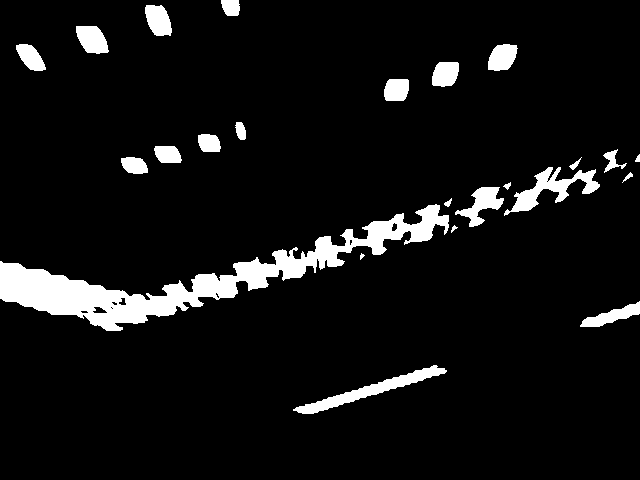
#> input picture test_img/rotary_2/bin_img2.png, 640 x 480 px, found by its file name
$ python check_rotary_3.py
#> lines starting #> are read from the running program, lines starting #| are printed output that depends on the picture; after the words box and inside, x2 and y2 are one past the last pixel; in counts of white or black regions, pixels touching at a corner belong together
#> `binary = cv2.imread(img_path, cv2.IMREAD_GRAYSCALE)`: binary: shape (480, 640); 7.2% white; 24 white regions (1 under 20 px), largest, box (x1, y1, x2, y2) and area: (0, 204, 449, 331) 12066, (293, 365, 447, 414) 1571, (504, 167, 600, 216) 1475
#!/usr/bin/env python3
#-*- coding:utf-8 -*-
import sys
import os

current_dir = os.path.dirname(os.path.abspath(__file__))
parent_dir = os.path.abspath(os.path.join(current_dir, '..'))  # drive_controller 상위 폴더
if parent_dir not in sys.path:
    sys.path.insert(0, parent_dir)

import cv2
import numpy as np

import time

def out_rotary_Img__crop_center_vertical(image, h=50):
    """
    이미지의 세로 중앙을 기준으로 위아래로 h만큼 자른 이미지를 반환합니다.

    Parameters:
        image (numpy.ndarray): 입력 이미지
        h (int): 중앙 기준 위아래로 자를 픽셀 수 (총 높이는 2*h)

    Returns:
        cropped_image (numpy.ndarray): 잘린 이미지
    """
#> called with h = 100
    height = image.shape[0]
#> height = 480
    start = max(0, height // 2 - h)
#> start = 140
    end = min(height, height // 2 + h)
#> end = 340
    return image[start:end, :]
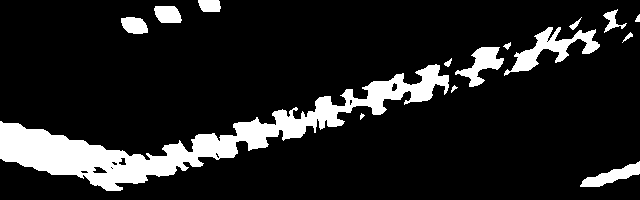
#> returned value: shape (200, 640); 12.9% white; 15 white regions (1 under 20 px), largest, box (x1, y1, x2, y2) and area: (0, 64, 449, 191) 12066, (504, 27, 600, 76) 1475, (455, 47, 504, 87) 830

def out_rotary_calculate_slope(x1, y1, x2, y2):
    if x2 - x1 == 0:
        return float('inf')  # 수직선 처리
    return (y2 - y1) / (x2 - x1)

def out_rotary_check_positive_and_negative(slopes):
    has_pos = any(s > 0 and s != float('inf') for s in slopes)
    has_neg = any(s < 0 and s != float('inf') for s in slopes)
    return has_pos and has_neg

def out_rotary_is_rotary_exit(image):
    """
    누운 V자 형태로 출구가 보이는지 판단합니다.

    Parameters:
        image (numpy.ndarray): 입력 이미지
        h (int): 하단에서 위로 자를 ROI 높이

    Returns:
        bool: 출구 판단 결과 (True = 출구)
    """
    height, width = image.shape[:2]
#> height = 200; width = 640

    # 1. 전처리
    edges = cv2.Canny(image, 50, 150)
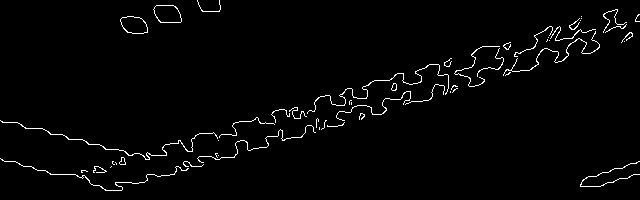
#> edges: shape (200, 640); 2.1% white in thin lines or dots

    # 2. 라인 추출
    lines = cv2.HoughLinesP(edges, 1, 2 * np.pi/180, threshold=50,
                            minLineLength=50, maxLineGap=40)
#> lines = 18 rows, first 6: [109, 190, 482, 83], [82, 178, 521, 52], [121, 157, 615, 15], [515, 52, 636, 17], [104, 189, 627, 39], [65, 174, 614, 17]
    if lines is None or len(lines) < 2:
        return False
    slopes = []

    for line in lines:
        x1, y1, x2, y2 = line[0]
        slope = out_rotary_calculate_slope(x1, y1, x2, y2)
        slopes.append(slope)
#> this loop made 18 passes
#> (x1, y1, x2, y2, slope) on passes 1 to 12: (109, 190, 482, 83, -0.287), (82, 178, 521, 52, -0.287), (121, 157, 615, 15, -0.287), (515, 52, 636, 17, -0.289), (104, 189, 627, 39, -0.287), (65, 174, 614, 17, -0.286), (105, 190, 624, 41, -0.287), (82, 175, 637, 16, -0.286), (113, 190, 383, 113, -0.285), (199, 133, 616, 13, -0.288), (102, 187, 632, 36, -0.285), (318, 97, 617, 11, -0.288)
#> after the loop, slopes = [-0.287, -0.287, -0.287, -0.289, -0.287, -0.286, -0.287, -0.286, -0.285, -0.288, -0.285, -0.288, -0.322, -0.286, -0.286, 0.25, -0.287, -0.325]

    return out_rotary_check_positive_and_negative(slopes)
#> in out_rotary_check_positive_and_negative, `has_pos = any(s > 0 and s != float('inf') for s in slopes)`: has_pos = True

# 이미지 경로
img_path = './test_img/rotary_2/bin_img2.png'
binary = cv2.imread(img_path, cv2.IMREAD_GRAYSCALE)
_start = time.time()
cropped = out_rotary_Img__crop_center_vertical(binary, 100)
elapsed = time.time() - _start
print(f"[Timer] 경과 시간: {elapsed:.6f}초")
_start = time.time()
print(out_rotary_is_rotary_exit(cropped))
#| True
elapsed = time.time() - _start
print(f"[Timer] 경과 시간: {elapsed:.6f}초")
